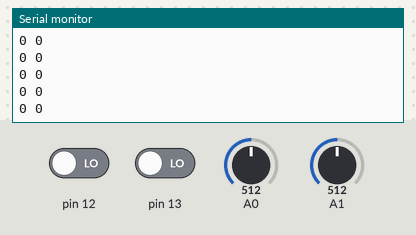
Simulated run of this sketch. Board: Arduino Uno, built with avr-gcc and run on an emulated ATmega328P. Shown: the last lines printed to the serial monitor. The inputs (shaded band) are chosen by the test bench; at power-on: A0 = 512, A1 = 512, pin 12 LOW, pin 13 LOW.

Above: at 1.2 s.
1.3 s: A0 set to 716
At 1.31 s:
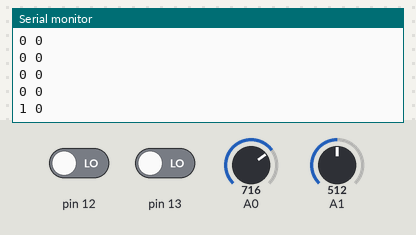
2.8 s: A1 set to 716
At 2.82 s:
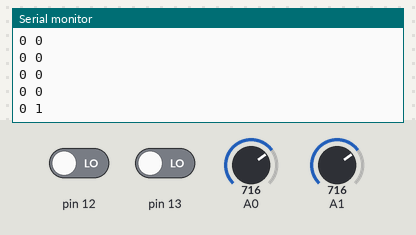
4.3 s: pin 12 driven HIGH
At 4.32 s:
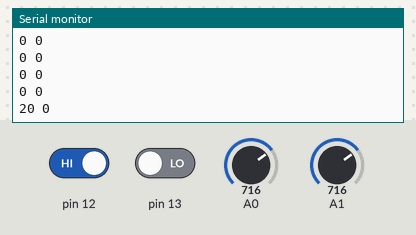
5.8 s: pin 13 driven HIGH
At 5.83 s:
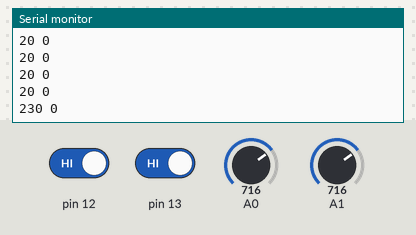
7.3 s: A0 set to 900
At 7.33 s:
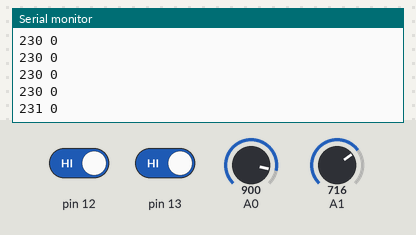
8.8 s: A1 set to 900
At 8.84 s:
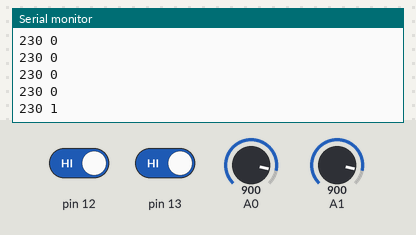
Timing chart, 0 to 11.3 s (numbered marks = the images above; inputs shaded):
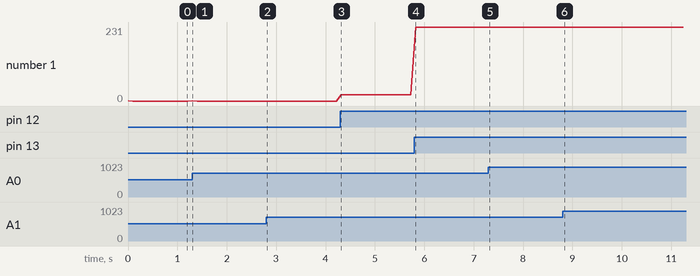

Measured:
- after the input at 1.3 s, the serial monitor: prints a new line at once (image 1)
- after the input at 2.8 s, the serial monitor: prints a new line at once (image 2)
- after the input at 4.3 s, the serial monitor: prints a new line at once (image 3)
- after the input at 5.8 s, the serial monitor: prints a new line at once (image 4)
- after the input at 7.3 s, the serial monitor: prints a new line at once (image 5)
- after the input at 8.8 s, the serial monitor: prints a new line at once (image 6)
- plotted number 1: 0 → 20 after the input at 4.3 s, 20 → 230 after the input at 5.8 s

The sketch:

pong.ino
```cpp
int pos, read1, last, pos2, read2, last2, read3, read4;

void setup() {
  pinMode(A0, INPUT);
  pinMode(A1, INPUT);
  pinMode(12, INPUT);
  pinMode(13, INPUT);
  Serial.begin(9600);
}

void loop() {
  read1 = analogRead(A0);
  read2 = analogRead(A1);
  read3 = digitalRead(12);
  if(read3 == HIGH)Serial.print('2');
  read4 = digitalRead(13);
  if(read4 == HIGH)Serial.print('3');
  if(read1 > last){
    pos = 1;
  }
  else if(read1 < last){
    pos = -1;
  }
  if(read1 > last-10 && read1 < last+10){
    pos = 0;
  }
  last = read1;
  if(read2 > last2){
    pos2 = 1;
  }
  else if(read2 < last2){
    pos2 = -1;
  }
  if(read2 > last2-10 && read2 < last2+10){
    pos2 = 0;
  }
  last2 = read2;
  Serial.print(pos);
  Serial.print(" ");
  Serial.print(pos2);
  Serial.print("\n");
  delay(100);
}
```
